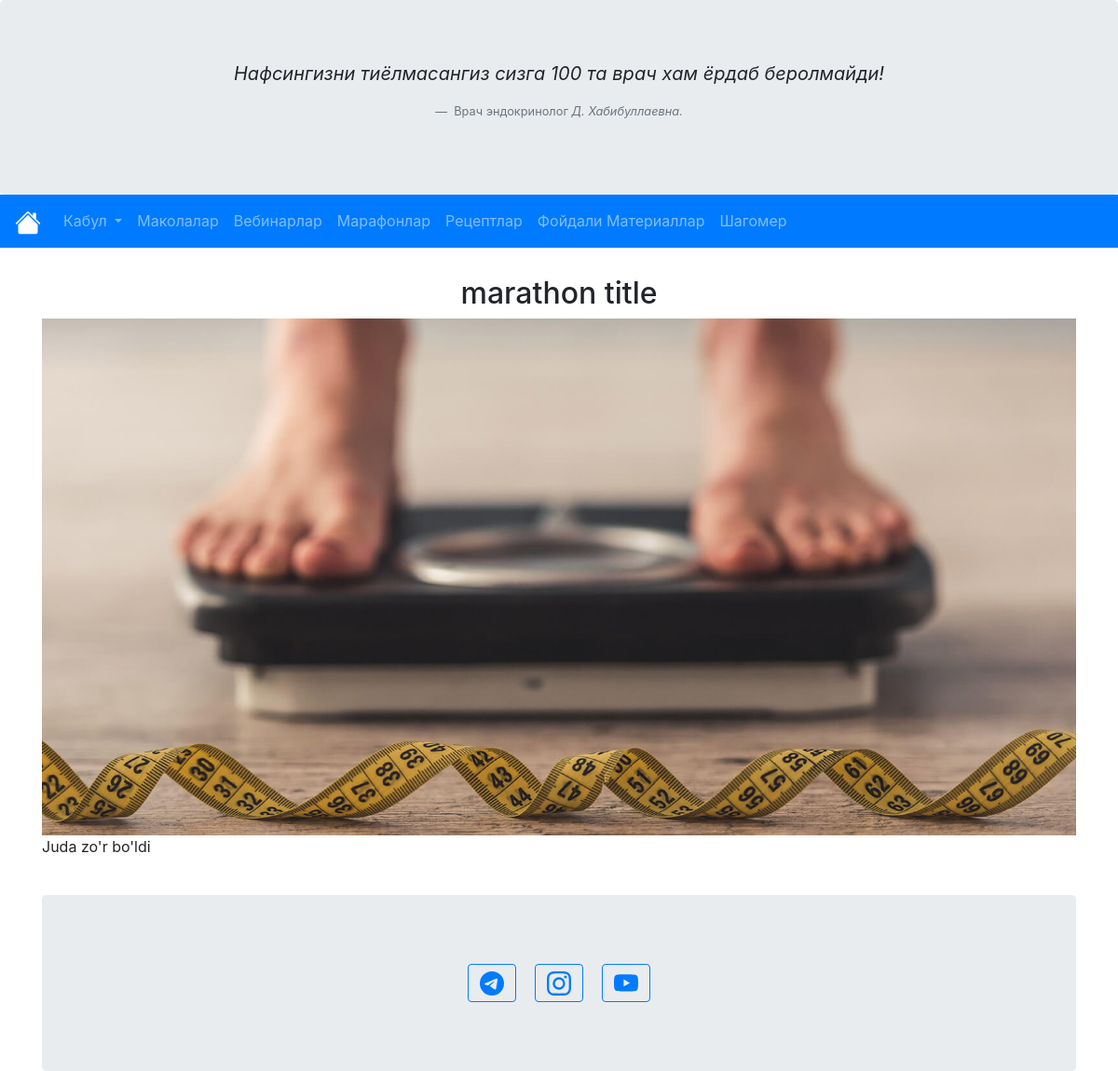
Page /doctor/marathon/1 on the committed database.
### doctor/models.py (models this page shows, shortened)
class Marathon(models.Model):
    title = models.CharField(max_length=100)
    information = models.TextField(null=True)
    image = models.ImageField(upload_to='static/doctor', default='def_img_for_articles.jpg')
    starting_day = models.DateField()
    ending_day = models.DateField()
    created_at = models.DateTimeField(default=timezone.now)
    results = models.TextField(default="Not finished!")

### doctor/views.py (the view)
# urls.py: path('marathon/<int:id>', MarathonResultsView.as_view(), name='marathonresults'),
class MarathonResultsView(View):
    def get(self, request, id):
        article = Marathon.objects.get(pk=id)
        return render(request, 'doctor/marathon_results.html', {'article': article})

### doctor/templates/doctor/marathon_results.html (shortened to what this page needs)
{% extends "doctor/base.html" %}
{% block content %}
    <div class="col-sm">
      <h2  class="text-center">{{article.title}}</h2>
        {% load static %}
      <div class="my_photo text-center"><img src="{% static article.image %}" class="img-fluid" alt="my photo"></div>
      <p>{{article.results}}</p>
      <br>
{% endblock %}

### rows in the picture
Marathon: title "marathon title", image (picture), results "Juda zo'r bo'ldi"
